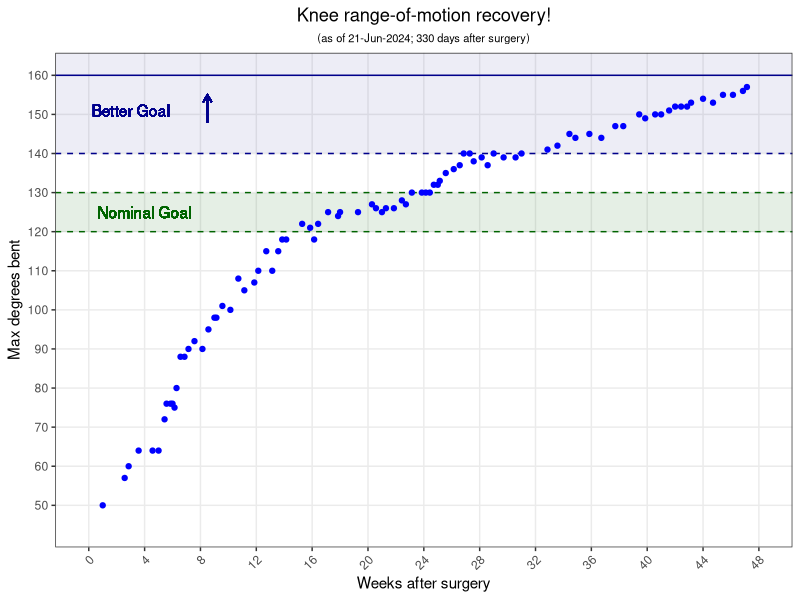
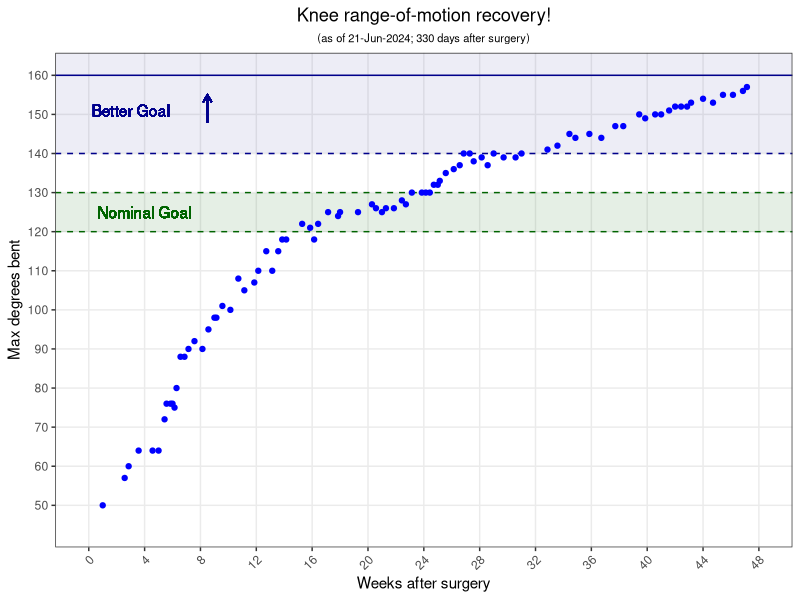

The R source for these figures, in order:
library(tidyverse)
library(lubridate)

df <- read.table("knee-range-of-motion.tsv", sep = "\t", header = TRUE)

latest_date <- format(Sys.time(), "%d-%b-%Y")
date_vec <- df[1] %>% pull(Date)
latest_date <- date_vec[length(date_vec)]
latest_date <- format(dmy(latest_date), "%d-%b-%Y")

## plotting with days on X axis
max_day_for_plot <- ceiling(df[2] %>% max() / 7) * 7

### stopped making days plot after it became too crowded ###
# with ideal deadline vertical line
# plot_days <- ggplot(df, aes(x = Days.after.surgery, y = Degrees.bent)) + geom_point(color = "blue") +
#     labs(y = "Degrees bent", x = "Days after surgery", title = "Knee range-of-motion recovery!",
#          subtitle = paste0("(as of ", latest_date, ")")) +
#     ylim(45,150) +
#     scale_x_continuous(breaks=seq(0,max_day_for_plot,7), limits = c(0,max_day_for_plot), minor_breaks = NULL) +
#     geom_hline(yintercept = 130, linetype = "dashed", color = "darkblue") +
#     geom_text(x = 14, y = 125, label = "Nominal Goal", color = "darkblue") +
#     geom_hline(yintercept = 140, linetype = "dashed", color = "darkgreen") +
#     geom_text(x = 11, y = 145, label = "Better Goal", color = "darkgreen") +
#     geom_vline(xintercept = 84, linetype = "dashed", color = "red") +
#     geom_text(x = 63, y = 57.5, label = "Ideal deadline", color = "red") +
#     geom_text(x = 63, y = 52.5, label = "(12 weeks)", color = "red", size = 3) +
#     theme_bw() +
#     theme(plot.title = element_text(hjust = 0.5), plot.subtitle = element_text(hjust = 0.5)) +
#     theme(axis.text.x = element_text(angle = 45, hjust = 1, vjust = 1))

# plot_days <- ggplot(df, aes(x = Days.after.surgery, y = Degrees.bent)) + 
#     labs(y = "Degrees bent", x = "Days after surgery", title = "Knee range-of-motion recovery!",
#          subtitle = paste0("(as of ", latest_date, ")")) +
#     scale_y_continuous(breaks=seq(50, 150, 10), limits = c(45, 150), minor_breaks = NULL) +
#     scale_x_continuous(breaks=seq(0,max_day_for_plot,7), limits = c(0,max_day_for_plot), minor_breaks = NULL) +
#     geom_hline(yintercept = 130, linetype = "dashed", color = "darkgreen") +
#     geom_hline(yintercept = 120, linetype = "dashed", color = "darkgreen") +
#     geom_text(x = 14, y = 125, label = "Nominal Goal", color = "darkgreen") +
#     annotate("rect", xmin = -Inf, xmax = Inf, ymin = 120, ymax = 130, alpha = 0.15, fill = "darkgreen") +
#     annotate("rect", xmin = -Inf, xmax = Inf, ymin = 140, ymax = Inf, alpha = 0.07, fill = "darkblue") +
#     geom_hline(yintercept = 140, linetype = "dashed", color = "darkblue") +
#     geom_text(x = 11, y = 145, label = "Better Goal", color = "darkblue") +
#     geom_point(color = "blue") +
# #     geom_segment(aes(x = 31, y = 142, xend = 31, yend = 147), color = "darkblue", lineend = "round", linejoin = "mitre", size = 0.5, 
# #         arrow = arrow(length = unit(2, "mm"))) +
#     theme_bw() +
#     theme(plot.title = element_text(hjust = 0.5), plot.subtitle = element_text(hjust = 0.5)) +
#     theme(axis.text.x = element_text(angle = 45, hjust = 1, vjust = 1))



## plotting with weeks on X axis
num_total_weeks <- ceiling(df[2] %>% max() / 7)

# with ideal deadline vertical line
# plot_weeks <- ggplot(df, aes(x = Days.after.surgery / 7, y = Degrees.bent)) + geom_point(color = "blue") +
#     labs(y = "Degrees bent", x = "Weeks after surgery", title = "Knee range-of-motion recovery!",
#          subtitle = paste0("(", latest_date, ")")) +
#     ylim(45,150) +
#     scale_x_continuous(breaks=seq(0, num_total_weeks, 1), limits = c(0, num_total_weeks), minor_breaks = NULL) +
#     geom_hline(yintercept = 130, linetype = "dashed", color = "darkblue") +
#     geom_text(x = 2, y = 135, label = "Nominal Goal", color = "darkblue") +
#     geom_hline(yintercept = 140, linetype = "dashed", color = "darkgreen") +
#     geom_text(x = 2, y = 145, label = "Better Goal", color = "darkgreen") +
#     geom_vline(xintercept = 12, linetype = "dashed", color = "red") +
#     geom_text(x = 9, y = 55, label = "Ideal deadline", color = "red") +
#     theme_bw() +
#     theme(plot.title = element_text(hjust = 0.5), plot.subtitle = element_text(hjust = 0.5)) +
#     theme(axis.text.x = element_text(angle = 45, hjust = 1, vjust = 1))

total_days_after_surgery_when_plot_made <- df[2] %>% max()
plot_weeks <- ggplot(df, aes(x = Days.after.surgery / 7, y = Degrees.bent)) + 
    labs(y = "Max degrees bent", x = "Weeks after surgery", title = "Knee range-of-motion recovery!",
        subtitle = paste0("(as of ", latest_date, "; ", total_days_after_surgery_when_plot_made, " days after surgery)")) +
    scale_y_continuous(breaks=seq(50, 160, 10), limits = c(45, 160), minor_breaks = NULL) +
    scale_x_continuous(breaks=seq(0, num_total_weeks, 4), limits = c(0, num_total_weeks), minor_breaks = NULL) +
    annotate("rect", xmin = -Inf, xmax = Inf, ymin = 120, ymax = 130, alpha = 0.10, fill = "darkgreen") +
    geom_hline(yintercept = 130, linetype = "dashed", color = "darkgreen") +
    geom_hline(yintercept = 120, linetype = "dashed", color = "darkgreen") +
    geom_text(x = 4, y = 125, label = "Nominal Goal", color = "darkgreen") +
    annotate("rect", xmin = -Inf, xmax = Inf, ymin = 140, ymax = Inf, alpha = 0.07, fill = "darkblue") +
    geom_hline(yintercept = 160, linetype = "solid", color = "darkblue") +
    geom_hline(yintercept = 140, linetype = "dashed", color = "darkblue") +
    geom_text(x = 3, y = 151, label = "Better Goal", color = "darkblue") +
    geom_point(color = "blue") +
    geom_segment(aes(x = 8.5, y = 148, xend = 8.5, yend = 155), color = "darkblue", lineend = "round", linejoin = "mitre", linewidth = 0.5, 
        arrow = arrow(length = unit(2, "mm"))) +
    theme_bw() +
    theme(plot.title = element_text(hjust = 0.5), plot.subtitle = element_text(hjust = 0.5, size = 8)) +
    theme(axis.text.x = element_text(angle = 45, hjust = 1, vjust = 1))


# writing out pdfs
### stopped making days plot after it became too crowded ###
# pdf(paste0(latest_date, "-knee-ROM-progress-days.pdf"), width = 5, height = 4)
# plot_days
# dev.off()

pdf(paste0(latest_date, "-knee-ROM-progress-weeks.pdf"), width = 5, height = 4)
plot_weeks
dev.off()

# writing out latest as png for github readme
png(paste0("latest-knee-ROM-progress-weeks-plot.png"), units = "in", res = 144, width = 5, height = 4)
plot_weeks
dev.off()
